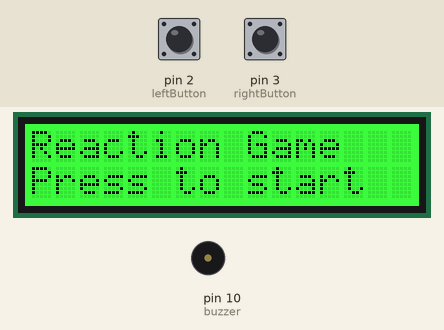
A sketch run on a simulated Arduino Uno, built with avr-gcc and run on an emulated ATmega328P. Parts: 16×2 character LCD, buzzer (waves = sounding). Inputs (shaded band) come from the test bench; at power-on: pin 2 (leftButton) HIGH, pin 3 (rightButton) HIGH. Random numbers use the default seed unless the sketch sets one.

Above: at 1.2 s.
1.3 s: pin 2 (leftButton) pulled LOW for 0.15 s
At 2.2 s:
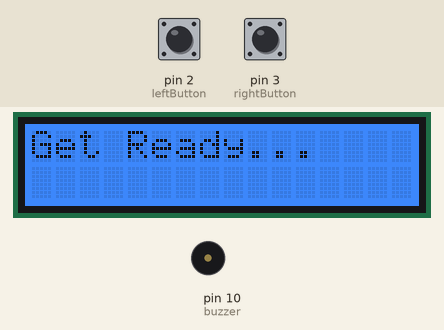
4.4 s: pin 3 (rightButton) pulled LOW for 0.15 s
At 5.8 s:
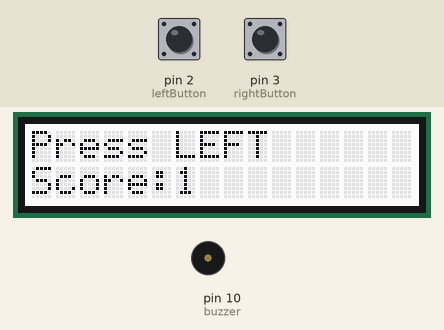
6.0 s: pin 3 (rightButton) pulled LOW for 1 s
At 6.8 s:
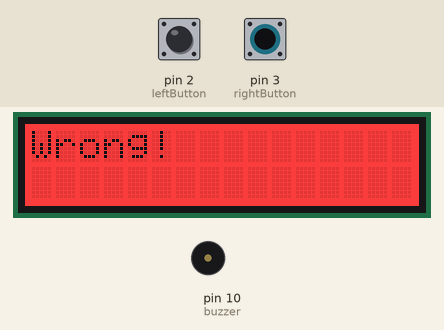
8.5 s: pin 3 (rightButton) pulled LOW for 3.2 s
13.2 s: pin 2 (leftButton) pulled LOW for 3.2 s
17.9 s: pin 2 (leftButton) pulsed LOW 2 times (0.12 s each, 0.3 s apart)
At 19.7 s:
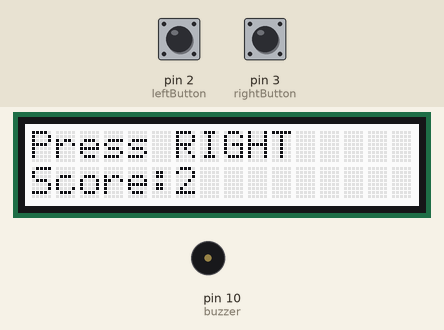
Timing chart, 0 to 49.6 s (numbered marks = the images above; inputs shaded):
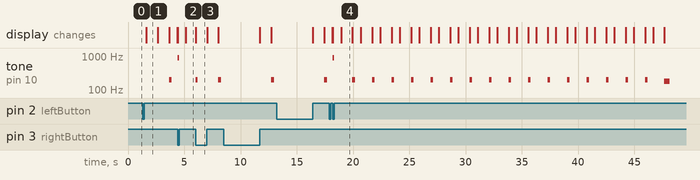

The sketch:

reaction-game-arduino.ino
```cpp
#include <Wire.h>
#include "rgb_lcd.h"

// LCD
rgb_lcd lcd;

// Buttons
const int leftButton = 2;
const int rightButton = 3;

// Buzzer
const int buzzer = 10;

// Game settings
const unsigned long gameDuration = 45000;   // 45 seconds
const unsigned long roundTimeLimit = 1000;  // 1 second per round
const int winScore = 15;

int score = 0;
int currentDirection = 0; // 0 = LEFT, 1 = RIGHT

void setup() {
  pinMode(leftButton, INPUT_PULLUP);
  pinMode(rightButton, INPUT_PULLUP);
  pinMode(buzzer, OUTPUT);

  Serial.begin(9600);

  lcd.begin(16, 2);
  lcd.setRGB(0, 255, 0);

  randomSeed(analogRead(A0));

  showStartScreen();
}

void loop() {
  waitForStart();
  playGame();
  showFinalResult();
  waitForRestart();
}

void showStartScreen() {
  lcd.clear();
  lcd.setRGB(0, 255, 0);
  lcd.setCursor(0, 0);
  lcd.print("Reaction Game");
  lcd.setCursor(0, 1);
  lcd.print("Press to start");
}

void waitForStart() {
  while (digitalRead(leftButton) == HIGH && digitalRead(rightButton) == HIGH) {
    // waiting
  }

  delay(300);
  score = 0;

  lcd.clear();
  lcd.setRGB(0, 100, 255);
  lcd.print("Get Ready...");
  delay(1000);
}

void playGame() {
  unsigned long gameStartTime = millis();

  while (millis() - gameStartTime < gameDuration) {
    playRound(gameStartTime);
  }
}

void playRound(unsigned long gameStartTime) {
  // Prevent holding button from triggering next round
  while (digitalRead(leftButton) == LOW || digitalRead(rightButton) == LOW) {
    delay(10);
  }

  currentDirection = random(0, 2);

  lcd.clear();
  lcd.setRGB(255, 255, 255);

  if (currentDirection == 0) {
    lcd.setCursor(0, 0);
    lcd.print("Press LEFT");
  } else {
    lcd.setCursor(0, 0);
    lcd.print("Press RIGHT");
  }

  lcd.setCursor(0, 1);
  lcd.print("Score:");
  lcd.print(score);

  unsigned long roundStartTime = millis();
  bool answered = false;

  while (millis() - roundStartTime < roundTimeLimit) {
    if (millis() - gameStartTime >= gameDuration) {
      return;
    }

    if (digitalRead(leftButton) == LOW) {
      checkAnswer(0, millis() - roundStartTime);
      answered = true;
      break;
    }

    if (digitalRead(rightButton) == LOW) {
      checkAnswer(1, millis() - roundStartTime);
      answered = true;
      break;
    }

    delay(20);
  }

  if (!answered) {
    showTooSlow();
  }

  delay(300);
}

void checkAnswer(int input, unsigned long reactionTime) {
  if (input == currentDirection) {
    score++;

    lcd.clear();
    lcd.setRGB(0, 255, 0);
    lcd.setCursor(0, 0);
    lcd.print("Correct!");
    lcd.setCursor(0, 1);
    lcd.print(reactionTime);
    lcd.print(" ms");

    tone(buzzer, 900, 120);
  } else {
    lcd.clear();
    lcd.setRGB(255, 0, 0);
    lcd.setCursor(0, 0);
    lcd.print("Wrong!");

    tone(buzzer, 200, 200);
  }

  delay(400);
}

void showTooSlow() {
  lcd.clear();
  lcd.setRGB(255, 0, 0);
  lcd.setCursor(0, 0);
  lcd.print("Too slow!");

  tone(buzzer, 200, 250);

  delay(400);
}

void showFinalResult() {
  lcd.clear();

  if (score >= winScore) {
    lcd.setRGB(255, 255, 0);
    lcd.setCursor(0, 0);
    lcd.print("You Win!");
    lcd.setCursor(0, 1);
    lcd.print("Score:");
    lcd.print(score);

    for (int i = 0; i < 3; i++) {
      tone(buzzer, 1000, 150);
      delay(200);
    }
  } else {
    lcd.setRGB(255, 0, 0);
    lcd.setCursor(0, 0);
    lcd.print("Try Again");
    lcd.setCursor(0, 1);
    lcd.print("Score:");
    lcd.print(score);

    tone(buzzer, 180, 500);
  }

  delay(3000);
}

void waitForRestart() {
  lcd.clear();
  lcd.setRGB(0, 255, 0);
  lcd.setCursor(0, 0);
  lcd.print("Press button");
  lcd.setCursor(0, 1);
  lcd.print("to restart");

  while (digitalRead(leftButton) == HIGH && digitalRead(rightButton) == HIGH) {
    // waiting
  }

  delay(300);
}
```

Measured:
- after the input at 1.3 s, tone on pin 10 (buzzer): silent → 200 Hz after 2.3 s, → silent 0.25 s later; the display: changes after 0.31 s (image 1)
- what the display in image 1 shows lasts 1.0 s, from 1.6 s to 2.6 s
